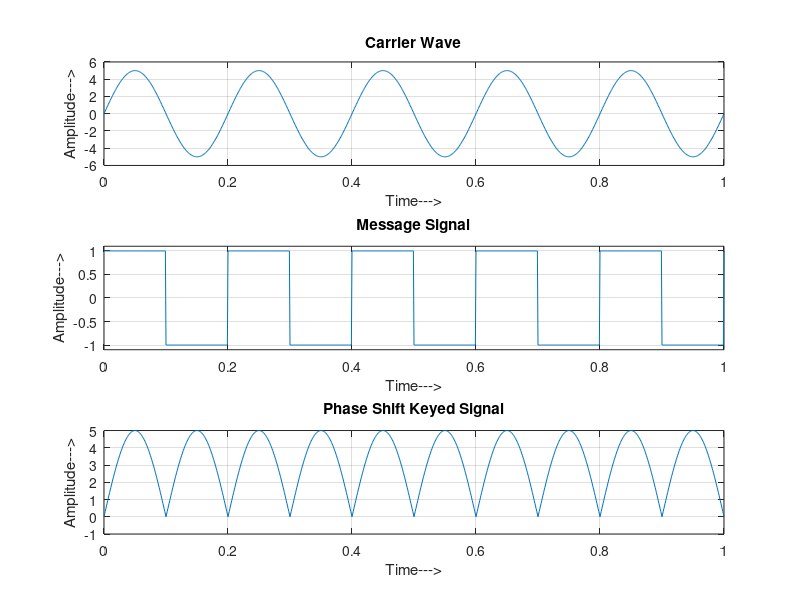

MATLAB code to generate this figure:
clc 
close all 
clear all 
t=0:.001:1; 
fc=input('Enter frequency of Carrier Sine wave: ');
fm=input('Enter Message frequency : ');
amp=input('Enter Carrier & Message Amplitude(Assuming Both Equal):');
c=amp.*sin(2*pi*fc*t);
subplot(3,1,1) 
plot(t,c)
xlabel('Time--->')
ylabel('Amplitude--->')
title('Carrier Wave')
grid on;
m=square(2*pi*fm*t);
subplot(3,1,2)
plot(t,m)
xlabel('Time--->')
ylabel('Amplitude--->')
title('Message Signal')
axis([0 1 -1.1 1.1]);
grid on;
x=c.*m;
subplot(3,1,3) 
plot(t,x)
xlabel('Time--->')
ylabel('Amplitude--->')
title('Phase Shift Keyed Signal')
grid on;